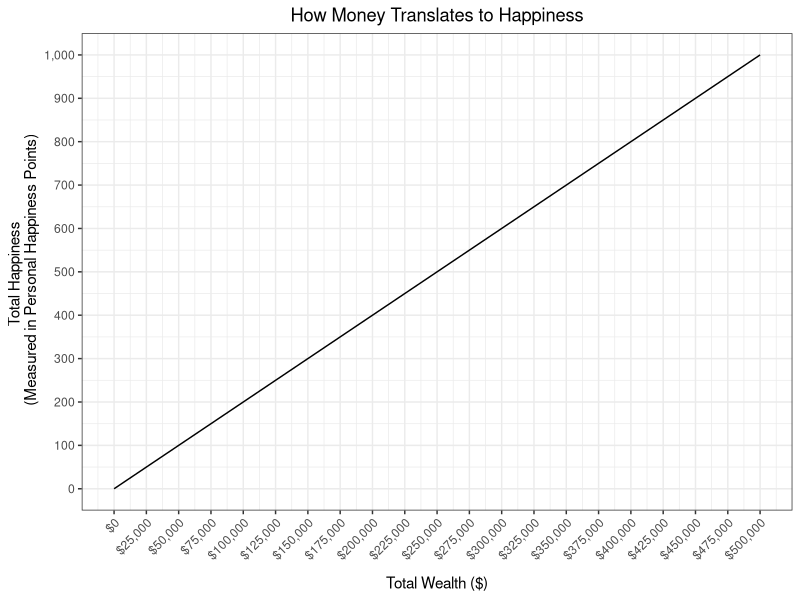
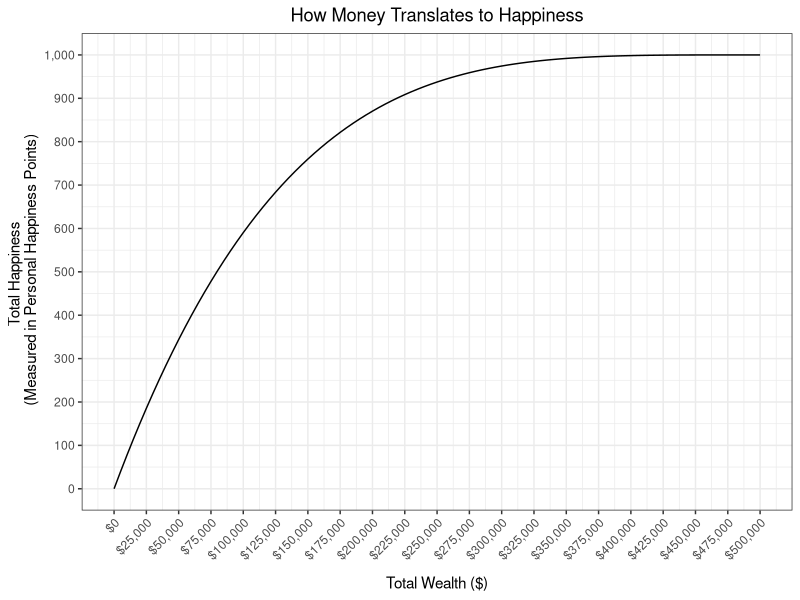

Write R code to recreate these figures, in order.
## ---- chunk 1
knitr::opts_chunk$set(echo = TRUE)
plot_save <- FALSE
## ---- chunk 2
library(tidyverse)

## ---- chunk 3
# make vector of possible incomes
money <- seq(0, 100, 1)

# turn into data frame
df_util <- data.frame(money)

# show df
df_util

## ---- chunk 4
max_income <- 500e3
income <- seq(0, 1, 0.01) * max_income
happiness <- income/max(income) * 1000

df_linear <- data.frame(income = income,
                        happiness = happiness)

df_linear
## ---- chunk 5
df_linear %>% 
  ggplot(aes(x = income,
             y = happiness)) +
  geom_line() +
  labs(title = "How Money Translates to Happiness",
       x = "Total Wealth ($)",
       y = "Total Happiness \n (Measured in Personal Happiness Points)") +
  scale_y_continuous(breaks = seq(0, max(df_linear$happiness), 100),
                     labels = scales::comma) +
  scale_x_continuous(breaks = seq(0, 500e3, 25e3),
                     labels = scales::dollar_format()) +
  theme_bw() +
  theme(plot.title = element_text(hjust = 0.5),
        axis.title.x = element_text(margin = margin(t = 10, b = 0, r = 0, l = 0)),
        axis.text.x = element_text(angle = 45,
                                   hjust = 1))

## ---- chunk 6
max_income <- 500e3
income <- seq(0, 1, 0.01) * max_income
happiness <- (1-((income-max_income)^4)/(max_income^4)) * 1000

df_concave <- data.frame(income = income,
                        happiness = happiness)

df_concave
## ---- chunk 7
df_concave %>% 
  ggplot(aes(x = income,
             y = happiness)) +
  geom_line() +
  labs(title = "How Money Translates to Happiness",
       x = "Total Wealth ($)",
       y = "Total Happiness \n (Measured in Personal Happiness Points)") +
  scale_y_continuous(breaks = seq(0, max(df_concave$happiness), 100),
                     labels = scales::comma) +
  #scale_y_continuous(limits = c(0,  1))
  scale_x_continuous(breaks = seq(0, 500e3, 25e3),
                     labels = scales::dollar_format()) +
  theme_bw() +
  theme(plot.title = element_text(hjust = 0.5),
        axis.title.x = element_text(margin = margin(t = 10, b = 0, r = 0, l = 0)),
        axis.text.x = element_text(angle = 45,
                                   hjust = 1))

